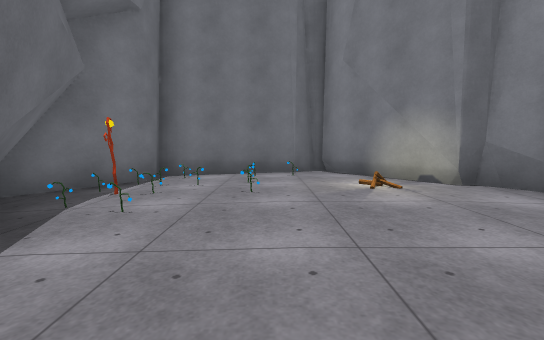
View 1 (above)

19 first-person views from a walk through a Unity game level. The camera is 1.2 m above the floor, tilts 6° down and sees 90° across. The floor is counted in squares, 2 m on a side. Each view is taken from the middle of a square. On the plan, view 1 faces up. The plan holds only what a view shows up to about 9 squares ahead; the rest is blank. The place goes on beyond the plan. The player character is not drawn. Some surface patterns are stand-ins.

View 2
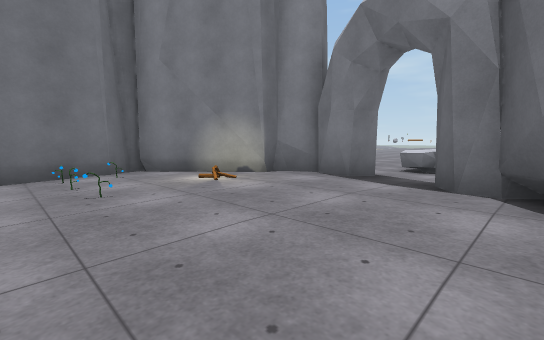

View 3
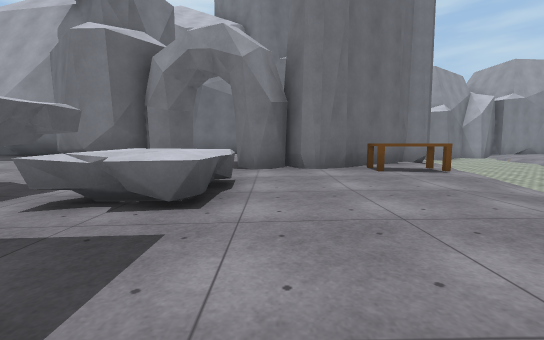

View 4
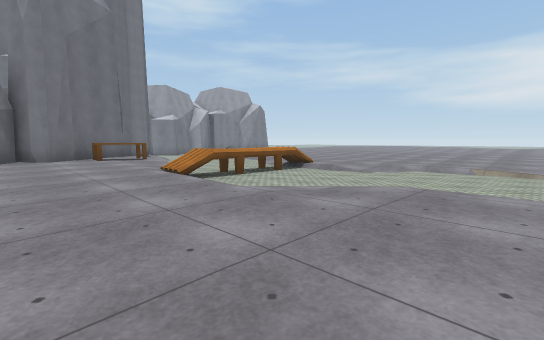

View 5
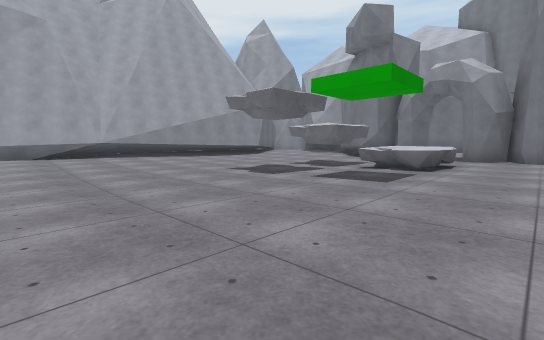

View 6
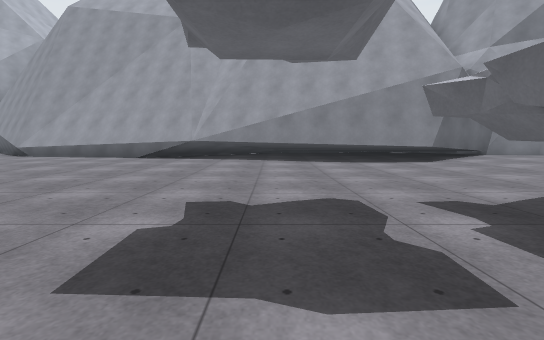

View 7
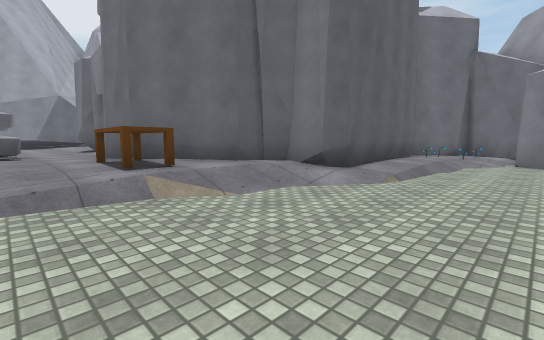

View 8
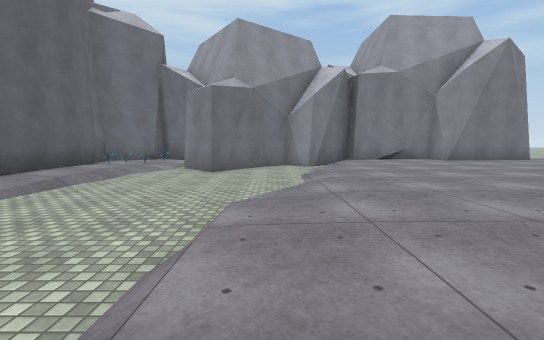

View 9
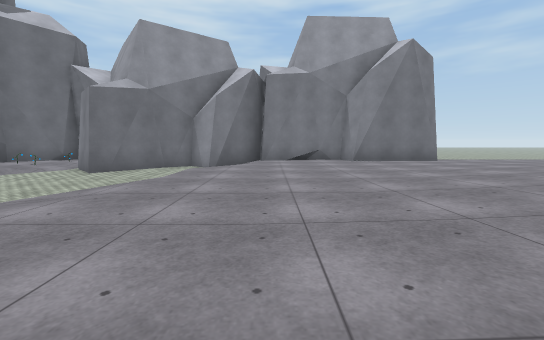

View 10
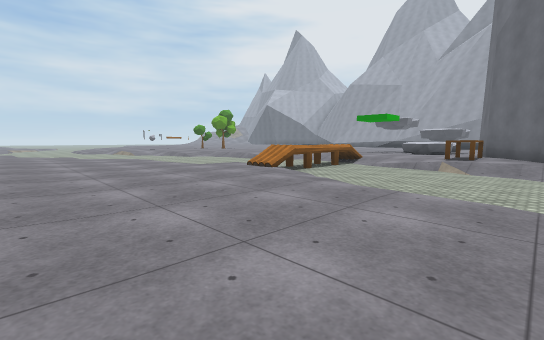

View 11
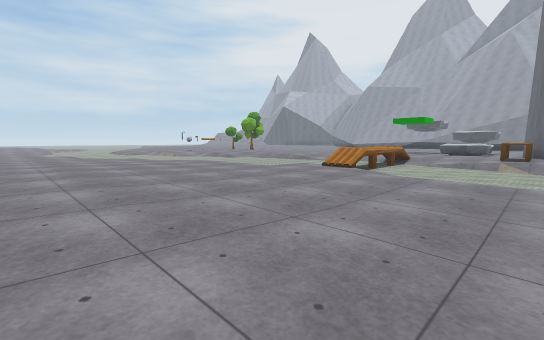

View 12
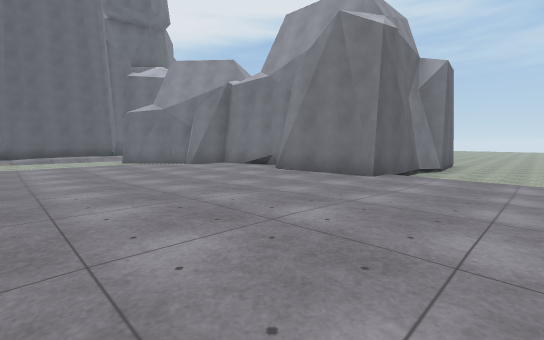

View 13
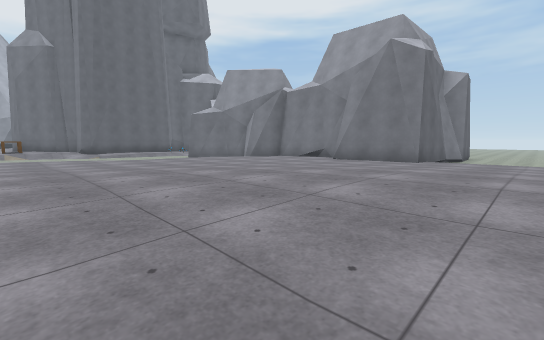

View 14
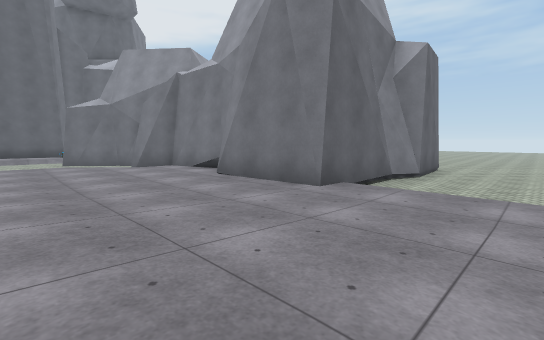

View 15
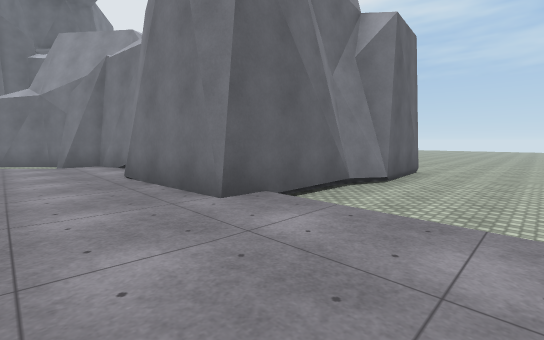

View 16
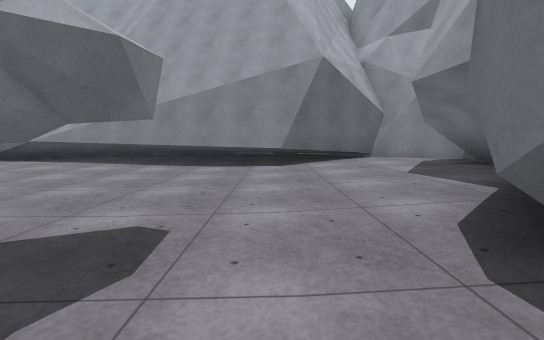

View 17
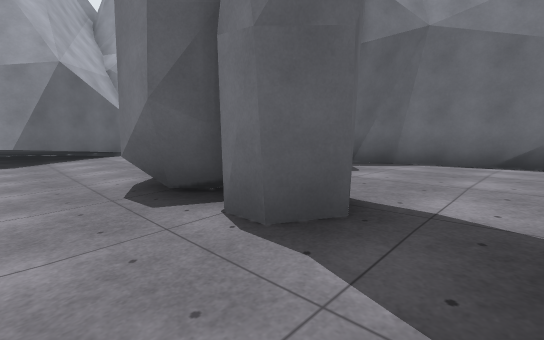

View 18
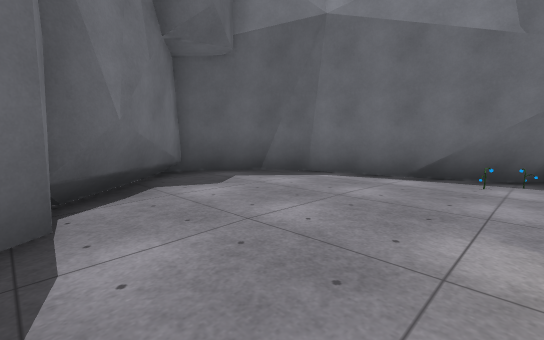

View 19
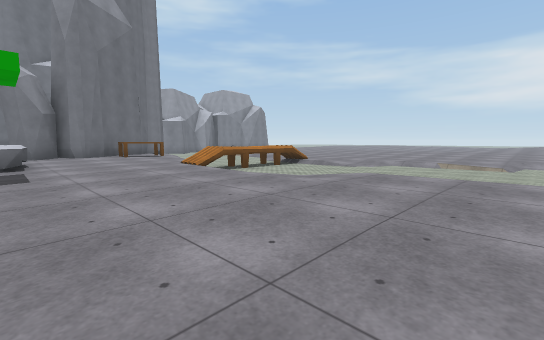

### Floor plan
Key: @ floor where view 1 was taken; # wall or solid block; . main floor; : floor 0.25 m higher than the main floor; - floor 0.25 m lower than the main floor; _ floor 0.5 m lower than the main floor; / step, stairs or slope; = window, fence, low wall or low ledge; P plant; R rock; O other object.
Columns run from 14 left of view 1 to 15 right of it. Each row starts with its distance up from view 1.
 23 __________-...:::...
 22 __________--..:::...
 21  _________--...:::..
 20   __#######-....::..
 19           #--.......
 18          ##---......
 17          #-----...............
 16          #-------.............
 15          ##-------............
 14           #/---------.........
 13           #////--------------/
 12           #____//------------_
 11           ###______/-----/____
 10          ####________/=//_____
  9          #-OO_________#_______
  8          ##OO..///____#______
  7           #######////_#___////
  6            ####.##.O//=////...
  5           ##O.O:###O..........
  4           #OPOO::##...........
  3           ##O:O:::R...........
  2            #.O::::..RR........
  1            ##::::RR.RR.......
  0             #:@:##..RR-------
 -1             #######.RR-------
 -2               ####..R--------
 -3                ##:...------..
 -4                #::...---.....
 -5                #::............
 -6                #::............
 -7               ##:#########....
 -8                ###############

Where each view was taken, in squares from view 1:
view 1: 0 up, 0 right, facing up
view 2: 0 up, 1 left, facing up-right
view 3: 3 up, 10 right, facing left
view 4: 3 up, 14 right, facing up-left
view 5: 4 up, 14 right, facing down-left
view 6: 1 up, 9 right, facing down
view 7: 10 up, 6 right, facing down-left
view 8: 12 up, 5 right, facing left
view 9: 15 up, 5 right, facing left
view 10: 15 up, 3 right, facing down-right
view 11: 17 up, 4 right, facing down-right
view 12: 23 up, 2 right, facing down-left
view 13: 23 up, 5 right, facing down-left
view 14: 23 up, 0 right, facing down-left
view 15: 23 up, 2 left, facing down-left
view 16: 0 up, 5 right, facing down
view 17: 2 up, 5 right, facing down-left
view 18: 3 up, 3 right, facing down-left
view 19: 2 up, 15 right, facing up-left
